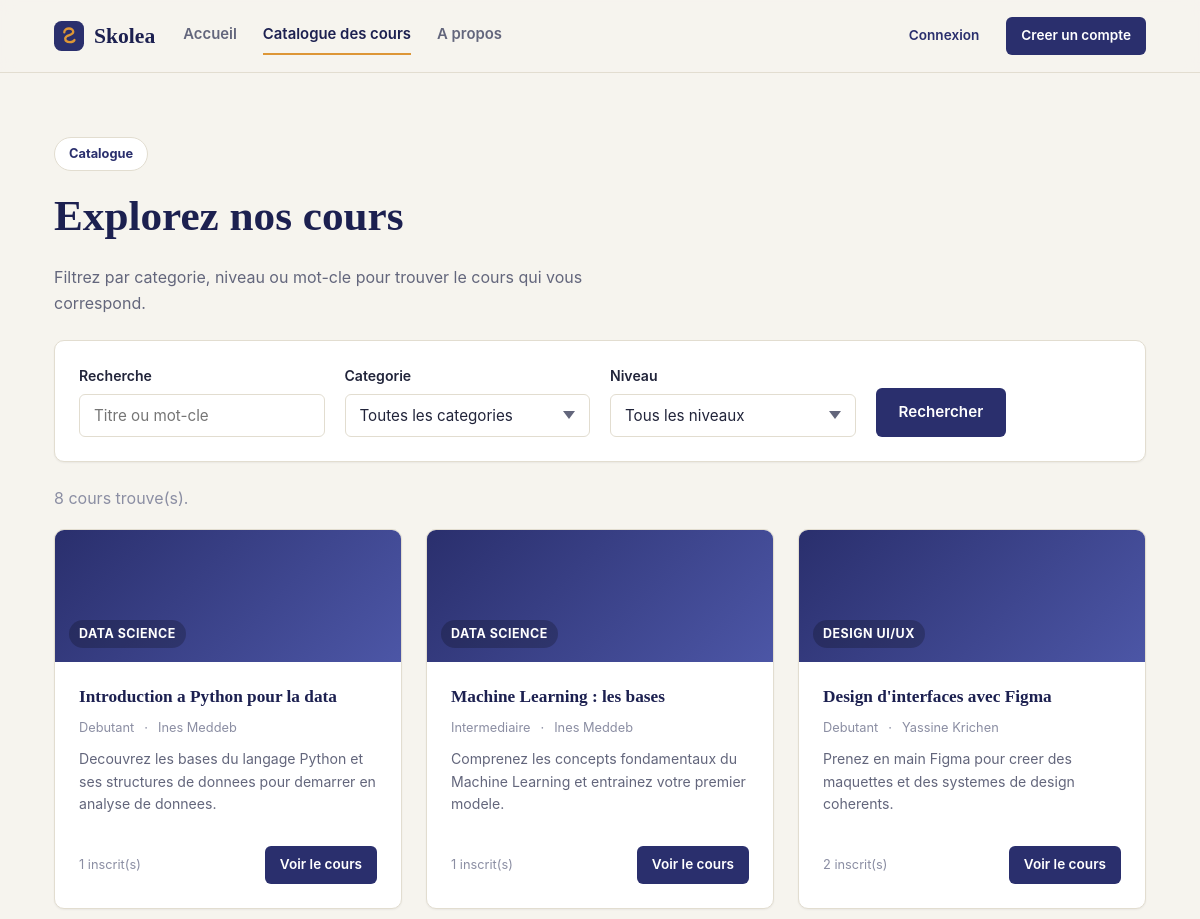
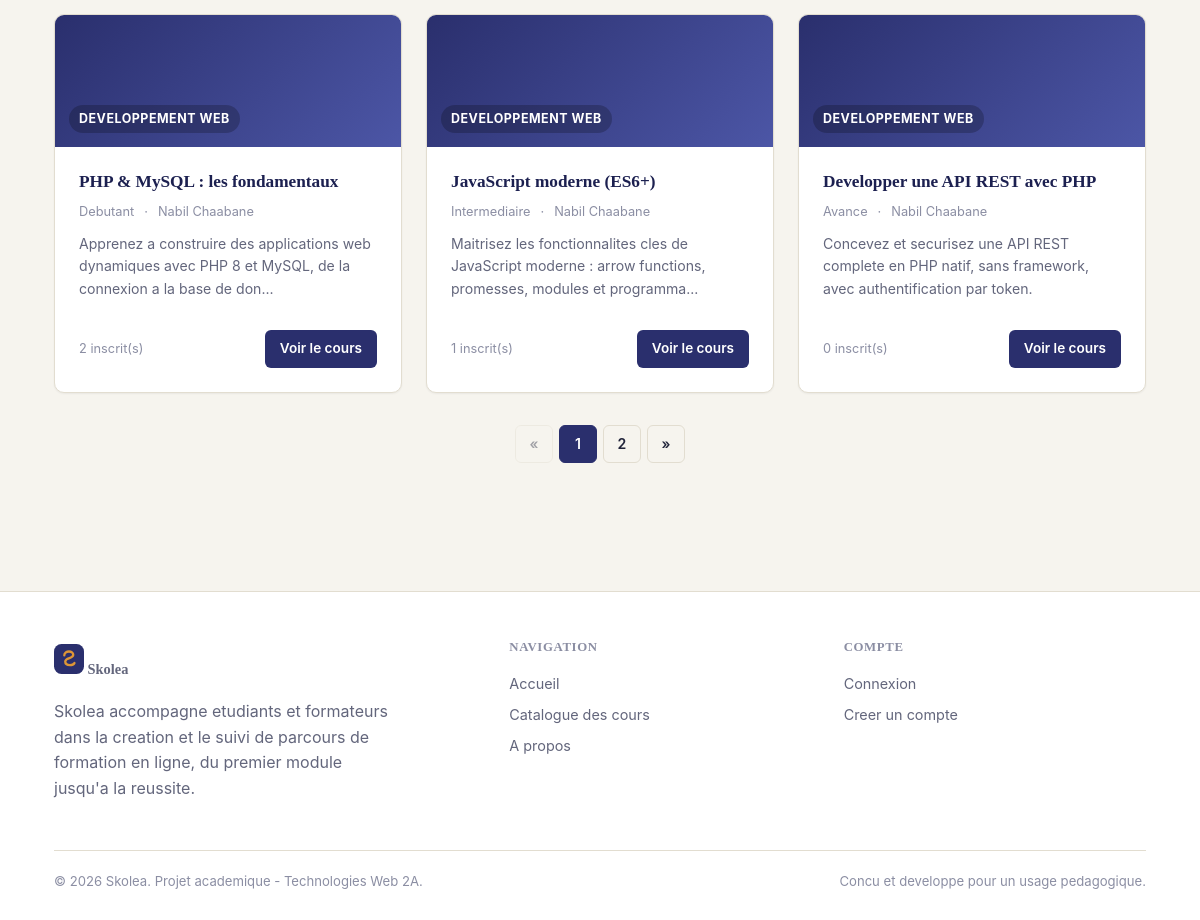
/SkoleaMVC/View/FrontOffice/cours.php, run on the app's committed database (2 pictures, top to bottom).
### tables this page shows
CREATE TABLE cours (
    id              INT UNSIGNED AUTO_INCREMENT PRIMARY KEY,
    titre           VARCHAR(150) NOT NULL,
    description     TEXT NOT NULL,
    categorie_id    INT UNSIGNED NOT NULL,
    formateur_id    INT UNSIGNED NOT NULL,
    image           VARCHAR(255) NULL,
    niveau          ENUM('debutant', 'intermediaire', 'avance') NOT NULL DEFAULT 'debutant',
    statut          ENUM('brouillon', 'publie') NOT NULL DEFAULT 'brouillon',
    date_creation   DATETIME NOT NULL DEFAULT CURRENT_TIMESTAMP,
    date_maj        DATETIME NOT NULL DEFAULT CURRENT_TIMESTAMP ON UPDATE CURRENT_TIMESTAMP,
    CONSTRAINT fk_cours_categorie FOREIGN KEY (categorie_id) REFERENCES categories(id)
        ON DELETE RESTRICT ON UPDATE CASCADE,
    CONSTRAINT fk_cours_formateur FOREIGN KEY (formateur_id) REFERENCES utilisateurs(id)
        ON DELETE CASCADE ON UPDATE CASCADE
);

CREATE TABLE categories (
    id              INT UNSIGNED AUTO_INCREMENT PRIMARY KEY,
    nom             VARCHAR(100) NOT NULL UNIQUE,
    description     VARCHAR(255) NULL,
    date_creation   DATETIME NOT NULL DEFAULT CURRENT_TIMESTAMP
);

CREATE TABLE utilisateurs (
    id              INT UNSIGNED AUTO_INCREMENT PRIMARY KEY,
    nom             VARCHAR(80)  NOT NULL,
    prenom          VARCHAR(80)  NOT NULL,
    email           VARCHAR(150) NOT NULL UNIQUE,
    mot_de_passe    VARCHAR(255) NOT NULL,
    role            ENUM('administrateur', 'formateur', 'etudiant') NOT NULL DEFAULT 'etudiant',
    photo           VARCHAR(255) NULL,
    bio             VARCHAR(500) NULL,
    date_creation   DATETIME NOT NULL DEFAULT CURRENT_TIMESTAMP
);

### SkoleaMVC/helpers.php (called while the page is built, shortened)
<?php
function e($value)
{
    return htmlspecialchars($value ?? '', ENT_QUOTES, 'UTF-8');
}
function niveau_label($niveau)
{
    if ($niveau === 'debutant') return 'Debutant';
    if ($niveau === 'intermediaire') return 'Intermediaire';
    if ($niveau === 'avance') return 'Avance';
    return ucfirst($niveau);
}
function utilisateur_connecte()
{
    return $_SESSION['utilisateur'] ?? null;
}

### config.php (called while the page is built)
<?php
class config
{
    private static $pdo = null;
    public static function getConnexion()
    {
        if (!isset(self::$pdo)) {
            $servername = "localhost";
            $username = "root";
            $password = "";
            $dbname = "skolea";
            try {
                self::$pdo = new PDO(
                    "mysql:host=$servername;dbname=$dbname;charset=utf8mb4",
                    $username,
                    $password
                );
                self::$pdo->setAttribute(PDO::ATTR_ERRMODE, PDO::ERRMODE_EXCEPTION);
                self::$pdo->setAttribute(PDO::ATTR_DEFAULT_FETCH_MODE, PDO::FETCH_ASSOC);
            } catch (Exception $e) {
                die('Erreur de connexion : ' . $e->getMessage());
            }
        }
        return self::$pdo;
    }
}

### SkoleaMVC/Model/Cours.php (called while the page is built, shortened)
<?php
class Cours
{
    private $pdo;
    private $selectAvecJointures = "
        SELECT c.*, cat.nom AS categorie_nom,
               u.nom AS formateur_nom, u.prenom AS formateur_prenom,
               (SELECT COUNT(*) FROM inscriptions i WHERE i.cours_id = c.id) AS nb_inscrits,
               (SELECT COUNT(*) FROM modules m WHERE m.cours_id = c.id) AS nb_modules
        FROM cours c
        INNER JOIN categories cat ON cat.id = c.categorie_id
        INNER JOIN utilisateurs u ON u.id = c.formateur_id
    ";
    public function __construct()
    {
        $this->pdo = config::getConnexion();
    }
    public function paginate($limit, $offset, $filtres = [])
    {
        list($where, $params) = $this->buildFiltre($filtres);
        $stmt = $this->pdo->prepare(
            $this->selectAvecJointures . " {$where} ORDER BY c.date_creation DESC LIMIT :limit OFFSET :offset"
        );
        foreach ($params as $key => $value) {
            $stmt->bindValue($key, $value);
        }
        $stmt->bindValue(':limit', $limit, PDO::PARAM_INT);
        $stmt->bindValue(':offset', $offset, PDO::PARAM_INT);
        $stmt->execute();
        return $stmt->fetchAll();
    }
    public function count($filtres = [])
    {
        list($where, $params) = $this->buildFiltre($filtres);
        $stmt = $this->pdo->prepare("SELECT COUNT(*) FROM cours c {$where}");
        $stmt->execute($params);
        return (int) $stmt->fetchColumn();
    }
    private function buildFiltre($filtres)
    {
        $conditions = [];
        $params = [];
        if (!empty($filtres['statut'])) {
            $conditions[] = 'c.statut = :statut';
            $params[':statut'] = $filtres['statut'];
        }
        $where = $conditions === [] ? '' : 'WHERE ' . implode(' AND ', $conditions);
        return [$where, $params];
    }
}

### SkoleaMVC/View/FrontOffice/cours.php (the view, shortened to what this page needs)
<?php
require_once __DIR__ . '/../../bootstrap.php';
require_once __DIR__ . '/../../Model/Cours.php';
$recherche = trim($_GET['q'] ?? '');
$filtres = ['statut' => 'publie'];
$coursModel = new Cours();
$parPage = 6;
$page = max(1, (int) ($_GET['page'] ?? 1));
$total = $coursModel->count($filtres);
$totalPages = max(1, (int) ceil($total / $parPage));
$page = min($page, $totalPages);
$offset = ($page - 1) * $parPage;
$cours = $coursModel->paginate($parPage, $offset, $filtres);
require __DIR__ . '/includes/header.php';
?>
<section class="section" style="padding-bottom:24px;">
    <div class="container">
        <span class="hero-eyebrow">Catalogue</span>
        <h1>Explorez nos cours</h1>
        <p class="text-muted" style="max-width:56ch;">Filtrez par categorie, niveau ou mot-cle pour trouver le cours qui vous correspond.</p>
        <form method="get" action="cours.php" class="card" style="margin-top:24px;">
            <div class="card-body form-row" style="align-items:end;">
                <div class="form-group" style="margin-bottom:0;">
                    <label class="form-label" for="q">Recherche</label>
                    <input type="text" id="q" name="q" class="form-control" placeholder="Titre ou mot-cle" value="<?= e($recherche) ?>">
                </div>
                <div class="form-group" style="margin-bottom:0;">
                    <label class="form-label" for="categorie">Categorie</label>
                    <select id="categorie" name="categorie" class="form-control">
                        <option value="">Toutes les categories</option>
                    </select>
                </div>
                <div class="form-group" style="margin-bottom:0;">
                    <label class="form-label" for="niveau">Niveau</label>
                    <select id="niveau" name="niveau" class="form-control">
                        <option value="">Tous les niveaux</option>
                    </select>
                </div>
                <div class="form-group" style="margin-bottom:0;">
                    <button type="submit" class="btn btn-primary">Rechercher</button>
                </div>
            </div>
        </form>
    </div>
</section>
<section class="section" style="padding-top:0;">
    <div class="container">
        <p class="text-soft" style="margin-bottom:18px;"><?= (int) $total ?> cours trouve(s).</p>
        <?php if ($cours === []): ?>
            <div class="empty-state card">
                <h3>Aucun cours ne correspond a votre recherche</h3>
                <p>Essayez d'autres criteres ou consultez le catalogue complet.</p>
                <a href="cours.php" class="btn btn-outline">Reinitialiser les filtres</a>
            </div>
        <?php else: ?>
            <div class="grid grid-cols-3">
                <?php foreach ($cours as $c): ?>
                    <article class="card course-card">
                        <div class="course-thumb"><span><?= e($c['categorie_nom']) ?></span></div>
                        <div class="card-body">
                            <h3><a href="cours_detail.php?id=<?= (int) $c['id'] ?>"><?= e($c['titre']) ?></a></h3>
                            <div class="course-meta">
                                <span><?= e(niveau_label($c['niveau'])) ?></span>
                                <span>&middot;</span>
                                <span><?= e($c['formateur_prenom'] . ' ' . $c['formateur_nom']) ?></span>
                            </div>
                            <p class="course-desc"><?= e(mb_strimwidth($c['description'], 0, 110, '...')) ?></p>
                            <div class="card-footer">
                                <span class="text-soft" style="font-size:.8rem;"><?= (int) $c['nb_inscrits'] ?> inscrit(s)</span>
                                <a href="cours_detail.php?id=<?= (int) $c['id'] ?>" class="btn btn-primary btn-sm">Voir le cours</a>
                            </div>
                        </div>
                    </article>
                <?php endforeach; ?>
            </div>
            <?php require __DIR__ . '/../../pagination.php'; ?>
        <?php endif; ?>
    </div>
</section>
<?php require __DIR__ . '/includes/footer.php'; ?>

### SkoleaMVC/View/FrontOffice/includes/header.php (shortened to what this page needs)
<?php
$pageActuelle = basename($_SERVER['PHP_SELF']);
?>
<!doctype html>
<html lang="fr">
<head>
    <link rel="stylesheet" href="../../assets/css/app.css">
</head>
<body>
<header class="site-header">
    <div class="container">
        <a href="index.php" class="brand">
            <span>Skolea</span>
        </a>
        <nav class="main-nav">
            <a href="index.php" class="<?= $pageActuelle === 'index.php' ? 'is-active' : '' ?>">Accueil</a>
            <a href="cours.php" class="<?= $pageActuelle === 'cours.php' || $pageActuelle === 'cours_detail.php' ? 'is-active' : '' ?>">Catalogue des cours</a>
            <a href="a_propos.php" class="<?= $pageActuelle === 'a_propos.php' ? 'is-active' : '' ?>">A propos</a>
                <?php include __DIR__ . '/user-menu.php'; ?>
        </nav>
        <div class="nav-actions nav-actions-desktop">
            <?php include __DIR__ . '/user-menu.php'; ?>
        </div>
    </div>
</header>
<main>

### SkoleaMVC/View/FrontOffice/includes/user-menu.php
<?php
$utilisateur = utilisateur_connecte();
?>
<?php if ($utilisateur): ?>
    <div class="user-menu">
        <button type="button" class="user-chip">
            <span class="user-avatar"><?= e(mb_strtoupper(mb_substr($utilisateur['prenom'], 0, 1) . mb_substr($utilisateur['nom'], 0, 1))) ?></span>
            <?= e($utilisateur['prenom']) ?>
        </button>
        <div class="user-dropdown">
            <div style="padding:8px 12px 10px;">
                <strong style="display:block;font-size:.86rem;"><?= e($utilisateur['prenom'] . ' ' . $utilisateur['nom']) ?></strong>
                <span class="text-soft" style="font-size:.78rem;"><?= e(role_label($utilisateur['role'])) ?></span>
            </div>
            <hr>
            <a href="profil.php">Mon profil</a>
            <?php if ($utilisateur['role'] === 'administrateur'): ?>
                <a href="../BackOffice/admin_dashboard.php">Tableau de bord admin</a>
            <?php elseif ($utilisateur['role'] === 'formateur'): ?>
                <a href="../BackOffice/formateur_dashboard.php">Espace formateur</a>
            <?php else: ?>
                <a href="mes_cours.php">Mes cours</a>
            <?php endif; ?>
            <hr>
            <form method="post" action="deconnexion.php">
                <?= csrf_field() ?>
                <button type="submit">Se deconnecter</button>
            </form>
        </div>
    </div>
<?php else: ?>
    <a href="connexion.php" class="btn btn-ghost btn-sm">Connexion</a>
    <a href="inscription.php" class="btn btn-primary btn-sm">Creer un compte</a>
<?php endif; ?>

### SkoleaMVC/pagination.php
<?php
if ($totalPages > 1):
?>
    <nav class="pagination" aria-label="Pagination">
        <?php
        $parametres = $_GET;
        $parametres['page'] = $page - 1;
        ?>
        <a href="?<?= http_build_query($parametres) ?>" class="<?= $page > 1 ? '' : 'is-disabled' ?>">&laquo;</a>
        <?php for ($i = 1; $i <= $totalPages; $i++): $parametres['page'] = $i; ?>
            <a href="?<?= http_build_query($parametres) ?>" class="<?= $i === $page ? 'is-active' : '' ?>"><?= $i ?></a>
        <?php endfor; ?>
        <?php $parametres['page'] = $page + 1; ?>
        <a href="?<?= http_build_query($parametres) ?>" class="<?= $page < $totalPages ? '' : 'is-disabled' ?>">&raquo;</a>
    </nav>
<?php endif; ?>

### SkoleaMVC/View/FrontOffice/includes/footer.php (shortened to what this page needs)
    </main>
    <footer class="site-footer">
        <div class="container">
            <div class="footer-grid">
                <div>
                    <a href="index.php" class="brand">
                        <span>Skolea</span>
                    </a>
                    <p class="text-muted" style="margin-top:14px;max-width:34ch;">
                        Skolea accompagne etudiants et formateurs dans la creation et le suivi
                        de parcours de formation en ligne, du premier module jusqu'a la reussite.
                    </p>
                </div>
                <div>
                    <h5>Navigation</h5>
                    <a href="index.php">Accueil</a>
                    <a href="cours.php">Catalogue des cours</a>
                    <a href="a_propos.php">A propos</a>
                </div>
                <div>
                    <h5>Compte</h5>
                    <a href="connexion.php">Connexion</a>
                    <a href="inscription.php">Creer un compte</a>
                </div>
            </div>
            <div class="footer-bottom">
                <span>&copy; <?= date('Y') ?> Skolea. Projet academique - Technologies Web 2A.</span>
                <span>Concu et developpe pour un usage pedagogique.</span>
            </div>
        </div>
    </footer>
</body>
</html>

### data on the page
cours: categorie.nom "DATA SCIENCE", titre "Introduction a Python pour la data", niveau "Debutant", formateur.nom "Ines Meddeb", description "Decouvrez les bases du langage Python et ses structures de donnees pour demarrer en analyse de donnees.", nb_inscrits "1"
cours: categorie.nom "DATA SCIENCE", titre "Machine Learning : les bases", niveau "Intermediaire", formateur.nom "Ines Meddeb", description "Comprenez les concepts fondamentaux du Machine Learning et entrainez votre premier modele.", nb_inscrits "1"
cours: categorie.nom "DESIGN UI/UX", titre "Design d'interfaces avec Figma", niveau "Debutant", formateur.nom "Yassine Krichen", description "Prenez en main Figma pour creer des maquettes et des systemes de design coherents.", nb_inscrits "2"
cours: categorie.nom "DEVELOPPEMENT WEB", titre "PHP & MySQL : les fondamentaux", niveau "Debutant", formateur.nom "Nabil Chaabane", description "Apprenez a construire des applications web dynamiques avec PHP 8 et MySQL, de la connexion a la base de don...", nb_inscrits "2"
cours: categorie.nom "DEVELOPPEMENT WEB", titre "JavaScript moderne (ES6+)", niveau "Intermediaire", formateur.nom "Nabil Chaabane", description "Maitrisez les fonctionnalites cles de JavaScript moderne : arrow functions, promesses, modules et programma...", nb_inscrits "1"
cours: categorie.nom "DEVELOPPEMENT WEB", titre "Developper une API REST avec PHP", niveau "Avance", formateur.nom "Nabil Chaabane", description "Concevez et securisez une API REST complete en PHP natif, sans framework, avec authentification par token.", nb_inscrits "0"

### other printed values
$total "8"
